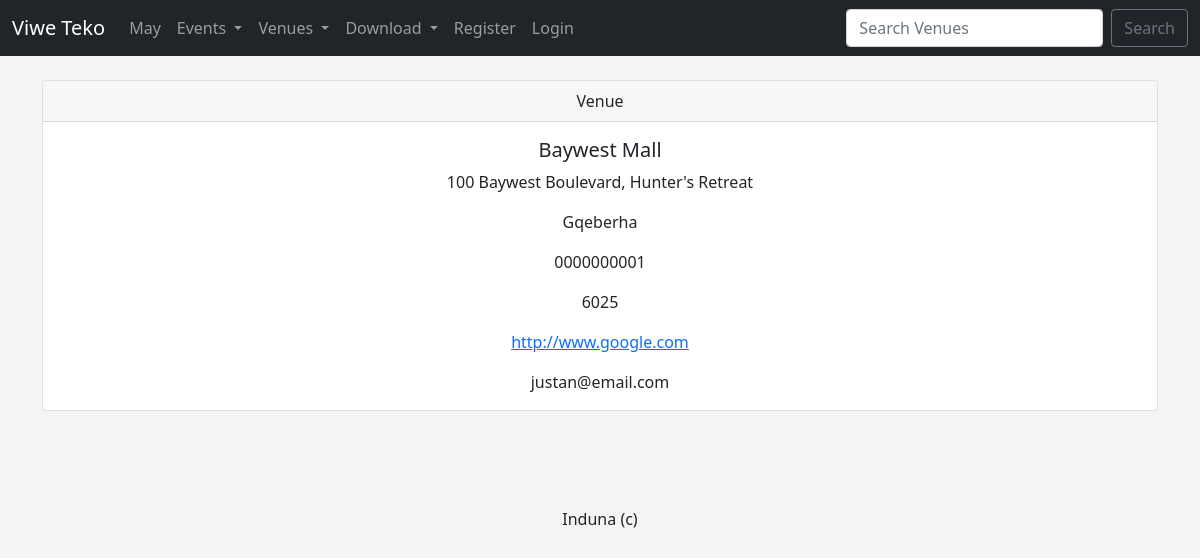
Page /show_venue/1 on the committed database.
### events/models.py (models this page shows, shortened)
class Venue(models.Model):
    name = models.CharField('Venue Name', max_length=100)
    address = models.CharField(max_length=300)
    city = models.CharField(max_length=100)
    phone = models.CharField('Phone Number', max_length=10)
    zip_code = models.CharField('Zip Code', max_length=10, blank=True)
    web = models.URLField('Website address', blank=True)
    email = models.EmailField('Email', blank=True)
    owner = models.IntegerField('Venue Owner', blank=False, default=1)

### events/views.py (the view)
# urls.py: path('show_venue/<int:venue_id>', views.show_venue, name="show-venue"),
def show_venue(request, venue_id):
    venue = Venue.objects.get(pk=venue_id)
    return render(request, 'events/show_venue.html',
    {'venue': venue})

### events/templates/events/show_venue.html
{% extends 'events/base.html' %}
{% block content %}
<center>
    <div class='card'>
        <div class="card-header">
            Venue
        </div>
        <div class='card-body'>
            <h5 class='card-title'>{{ venue.name }}</h5>
            <p class='card-text'>{{ venue.address }}</p>
            <p class='card-text'>{{ venue.city }}</p>
            <p class='card-text'>{{ venue.phone }}</p>
            <p class='card-text'>{{ venue.zip_code }}</p>
            <p><a href='{{ venue.web }}'>{{ venue.web }}</a></p>
            <p class='card-text'>{{ venue.email }}</p>
        </div>
    </div>
<br/>
<br/><br/><br/>
Induna (c) {{ current }}
</center>
{% endblock %}

### events/templates/events/base.html (style rules this page uses)
body { background-color: #f4f4f4; }

### rows in the picture
Venue: name "Baywest Mall", address "100 Baywest Boulevard, Hunter's Retreat", city "Gqeberha", phone "0000000001", zip_code "6025", web "http://www.google.com", email "justan@email.com"
